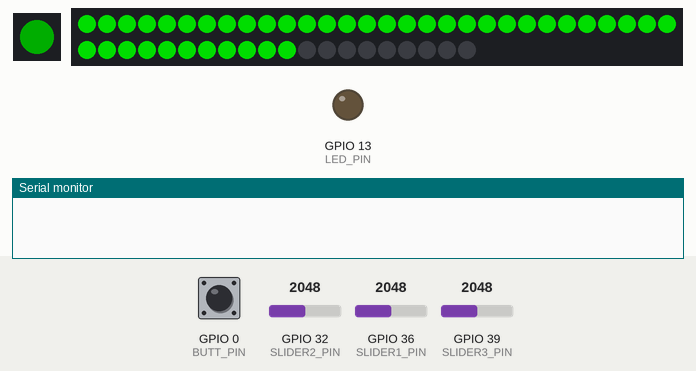
Recording of a sketch running on a simulated ESP32. Parts: 1 RGB LEDs in strip order, left to right, 50 RGB LEDs in strip order, left to right, continuing on the next row, output pins drawn as LEDs (lit = HIGH), the last lines printed to the serial monitor. Inputs (shaded band) come from the test bench; at power-on: GPIO 32 (SLIDER2_PIN) = 2048, GPIO 36 (SLIDER1_PIN) = 2048, GPIO 39 (SLIDER3_PIN) = 2048, GPIO 0 (BUTT_PIN) HIGH. Dim RGB values are drawn brighter than linear.

Above: at 1.3 s.
2.8 s: GPIO 32 (SLIDER2_PIN) set to 2866
At 3.1 s:
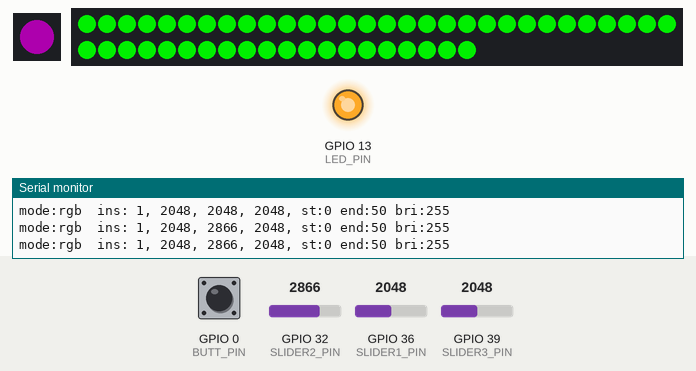
4.3 s: GPIO 36 (SLIDER1_PIN) set to 2866
At 5.5 s:
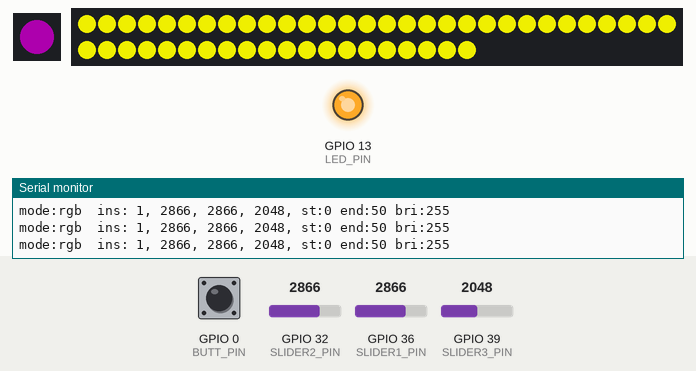
5.8 s: GPIO 39 (SLIDER3_PIN) set to 2866
At 6.7 s:
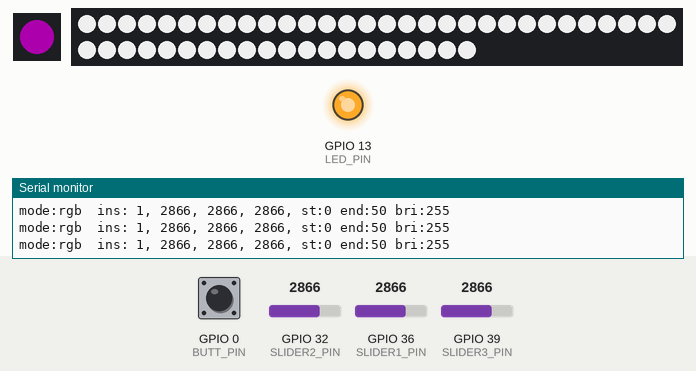
7.3 s: GPIO 0 (BUTT_PIN) pulled LOW for 0.15 s
At 8.4 s:
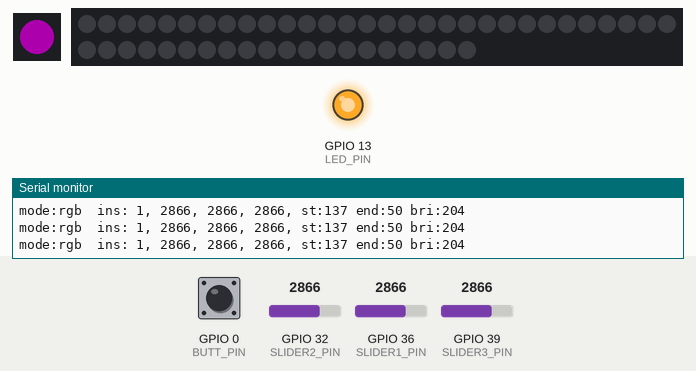
8.9 s: GPIO 0 (BUTT_PIN) pulled LOW for 3.2 s
At 10.2 s:
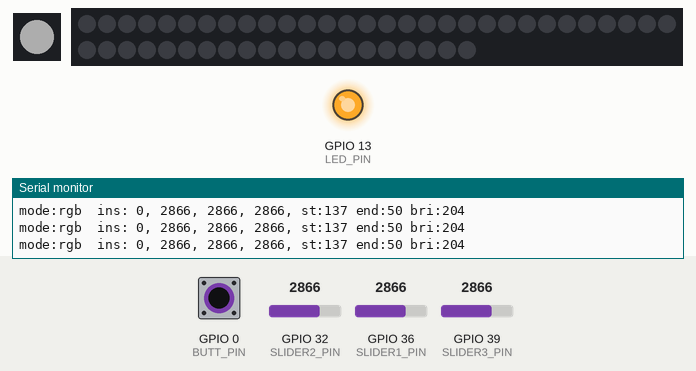
Timing chart, 0 to 13.6 s (numbered marks = the images above; inputs shaded):
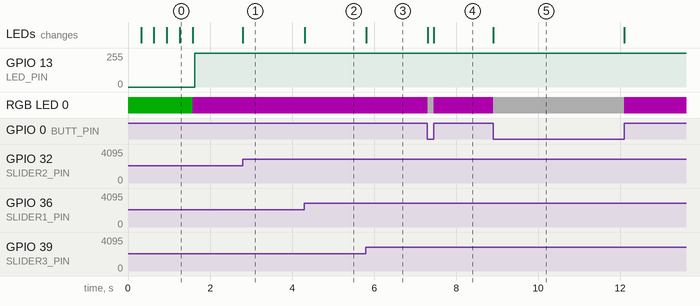

Measured:
- after the input at 2.8 s, the LEDs: change at once (image 1)
- after the input at 4.3 s, the LEDs: change at once (image 2)
- after the input at 5.8 s, the LEDs: change at once (image 3)
- after the input at 7.3 s, RGB LED 0: RGB(51, 0, 51) → RGB(51, 51, 51) at once, → RGB(51, 0, 51) 0.15 s later; the LEDs: first change at once (image 4 shows a later state)
- after the input at 8.9 s, RGB LED 0: RGB(51, 0, 51) → RGB(51, 51, 51) at once, → RGB(51, 0, 51) 3.2 s later

The sketch:

NeoPixelTester.ino
```cpp
/* NeoPixelTester
 * -------------------
 * Simple Hello world for serial ports.
 * Print out "Hello world!" and blink pin 13 LED every second.
 *
 * Created 13 Aug 2019
 * 2019 Tod E. Kurt <tod@todbot.com>`http://todbot.com/
 */

#include <Adafruit_NeoPixel.h>
#include <Adafruit_DotStar.h>

//#define NUMPIXELS 16 // Popular NeoPixel ring size
#define NUMPIXELS 50

// Pins in use
const int LED_PIN     = 13; // onboard LED
const int BUTT_PIN    = 0;  // D0 A2
const int NEO_PIN     = 2;  // D2 A1
const int SLIDER1_PIN = A0; // D1
const int SLIDER2_PIN = A4; // D4
const int SLIDER3_PIN = A3; // D3
const int DOTSTAR_DAT = 7;
const int DOTSTAR_CLK = 8;

Adafruit_DotStar dotstrip = Adafruit_DotStar( 1, DOTSTAR_DAT, DOTSTAR_CLK, DOTSTAR_BGR);

Adafruit_NeoPixel* pixels;

uint8_t r,g,b,w;
int startLed = 0;
int endLed = NUMPIXELS;
uint8_t brightness = 255;
uint32_t debugNextMillis;

bool rgbw_mode = false;

void setup()
{
    dotstrip.begin(); // Initialize pins for output
    dotstrip.setPixelColor(0,0x003300);
    dotstrip.show();

    Serial.begin(115200);
    pinMode(LED_PIN, OUTPUT);
    pinMode(SLIDER1_PIN, INPUT);
    pinMode(SLIDER2_PIN, INPUT);
    pinMode(SLIDER3_PIN, INPUT);
    pinMode(BUTT_PIN, INPUT_PULLUP);

    pixels = new Adafruit_NeoPixel(NUMPIXELS, NEO_PIN, NEO_GRB + NEO_KHZ800);
    pixels->begin();
    pixels->setBrightness(brightness);

    // set RGBW on startup
    if( digitalRead(BUTT_PIN) == LOW ) {
        rgbw_mode = true;
        //pixels->updateType( NEO_RGBW );
        pixels = new Adafruit_NeoPixel(NUMPIXELS, NEO_PIN, NEO_GRBW + NEO_KHZ800);
    }

    // say hello
    for(int i=0; i<NUMPIXELS; i++) {
        pixels->setPixelColor(i, pixels->Color(0, 150, 0));
        pixels->show();   // Send the updated pixel colors to the hardware.
        delay(30);
    }
}

void loop ()
{
    digitalWrite(LED_PIN, HIGH);
    int v0 = digitalRead(BUTT_PIN);
    int v1 = analogRead(SLIDER1_PIN);
    int v2 = analogRead(SLIDER2_PIN);
    int v3 = analogRead(SLIDER3_PIN);

    // debug once every 100 millis
    if( debugNextMillis - millis() > 100 ) {
        debugNextMillis = millis() + 100;
        Serial.printf("mode:rgb%c ins: %d, %d, %d, %d, st:%d end:%d bri:%d\n",
            (rgbw_mode?'w':' '), v0, v1,v2,v3, startLed, endLed, brightness);
    }

    if( v0 ) {  // normal mode: sliders are RGB
        dotstrip.setPixelColor(0,0x330033); // mode
        dotstrip.show();
        r = v1 / 4;
        g = v2 / 4;
        b = v3 / 4;
    }
    else {      // alt mode
        dotstrip.setPixelColor(0,0x333333);
        dotstrip.show();
        brightness = v3 / 4;
        startLed = map( v1, 0,1023, 0,NUMPIXELS-1);
        int numLeds = map( v2, 0,1023, 1,NUMPIXELS);
        endLed = startLed + numLeds;
        if( endLed > NUMPIXELS ) {
            endLed = NUMPIXELS;
        }
        pixels->setBrightness(brightness);
    }

    pixels->clear();
    for(int i=startLed; i<endLed; i++) {
        pixels->setPixelColor(i, pixels->Color(r,g,b));
    }
    pixels->show();

    digitalWrite(LED_PIN, LOW);
}
```
